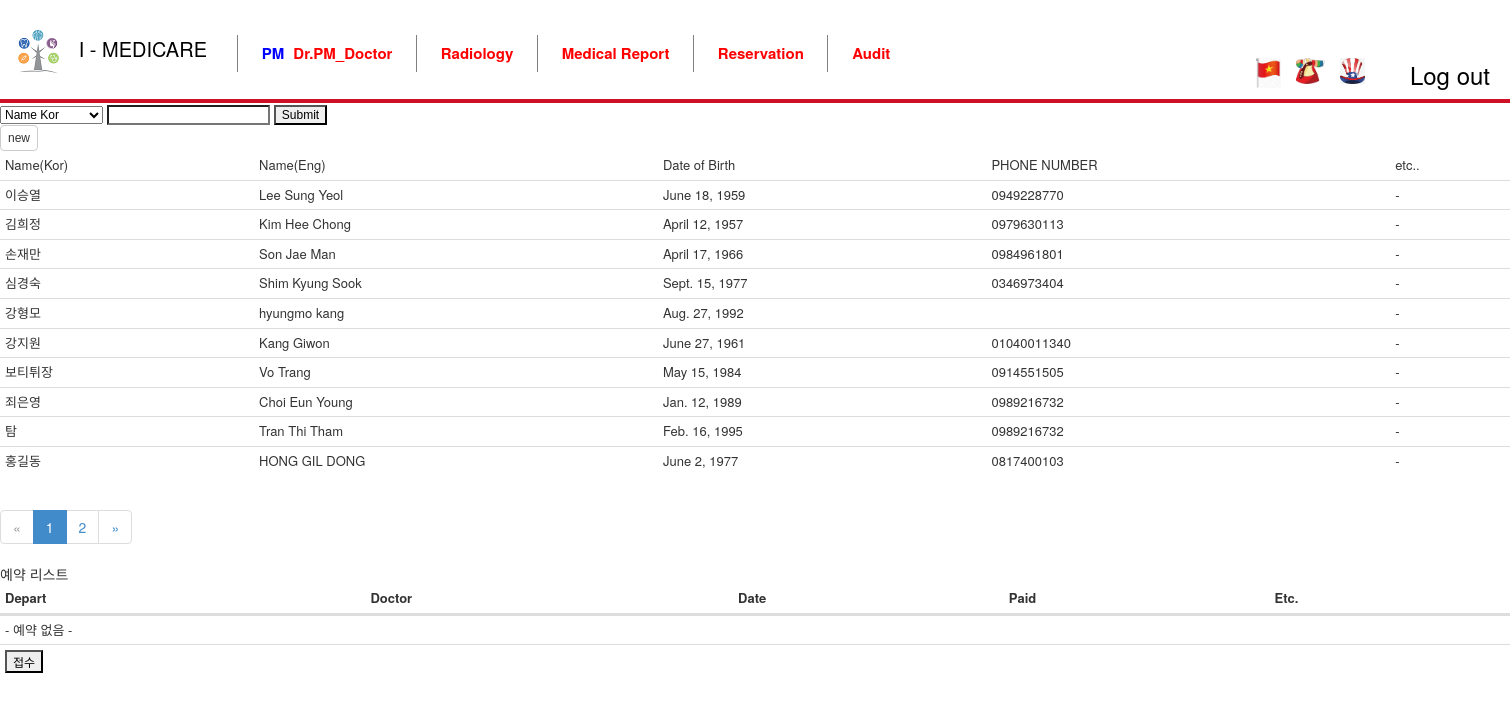
The page /receptionist/search (signed in) on the database as committed earlier.
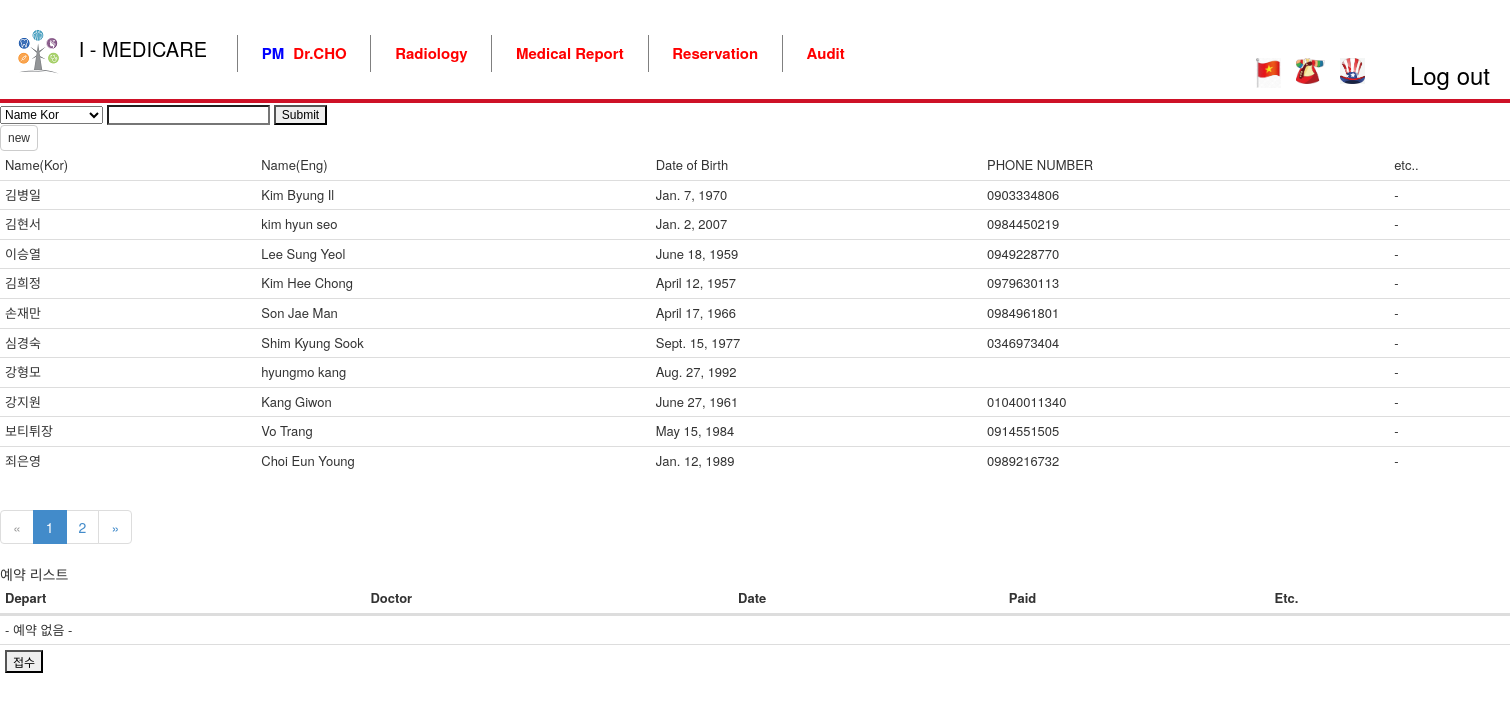
The same page on the database as committed later.
### Account/models.py (models this page shows, shortened)
class User(AbstractBaseUser,PermissionsMixin):
    user_role_choices=(('ADMIN',_('Admin')),
            ('DOCTOR', _('Doctor')),
            ('RECEPTIONIST', _('Receptionist')),
            ('DENTREC',_('Receptionist for Dental')),
            ('PHARMACY', _('Pharmacy')),
            ('LABORATORY',_('Laboratory')),
            ('RADIATION', _('Radiation')),)
    email = models.CharField(
        verbose_name = _('email'),
        max_length = 64,
        unique = True,
        )
    is_active = models.BooleanField(
        default = True,
        verbose_name=_('is active'),
        )
    is_superuser = models.BooleanField(
        default=False,
        verbose_name=_('is superuser'),
        )
    is_staff = models.BooleanField(default=False)
    user_role = models.CharField(max_length=30, choices=user_role_choices, default='ADMIN')
    objects = UserManager()
    USERNAME_FIELD = _('email')
    def is_doctor(self):
        return str(self.user_role) == 'DOCTOR'
    def is_receptionist(self):
        return str(self.user_role) == 'RECEPTIONIST'

### Doctor/models.py (models this page shows, shortened)
class Doctor(models.Model):
    name_kor = models.CharField(
        max_length = 64,
        )
    name_eng = models.CharField(
        max_length = 64,
        )
    name_short = models.CharField(
        max_length = 64,
        )
    depart = models.ForeignKey(
        to = Depart,
        on_delete= models.DO_NOTHING,
        null=True,
        )
    user = models.OneToOneField(
        to = User,
        on_delete = models.CASCADE,
        )

class Depart(models.Model):
    name = models.CharField(
        max_length = 64,
        verbose_name=_('Name'),
        )

### Patient/models.py (models this page shows, shortened)
class Patient(models.Model):
    name_kor = models.CharField(
        max_length = 64,
        )
    name_eng = models.CharField(
        max_length = 64,
        )
    phone = models.CharField(
        max_length = 64,
        )
    gender = models.CharField(
        max_length = 8,
        )
    date_of_birth = models.DateField(
        blank=True,
        )
    date_registered = models.DateTimeField(
        auto_now_add=True,
        )
    address = models.CharField(
        max_length = 256,
        null=True,
        )
    past_id = models.CharField(
        null = True,
        default = None,
        max_length = 32,
        )

### Receptionist/views.py (the view)
# urls.py: path('search',views.search,name='search'),
def search(request):
    search_form = SearchPatientForm()
    page_context = 10 # 페이지 컨텐츠 갯수
    if 'search' in request.POST:
        search_form = SearchPatientForm(data = request.POST)
        if search_form.is_valid():
            category = search_form.cleaned_data['select']
            string = search_form.cleaned_data['search_input']
            kwargs = {
                    '{0}__{1}'.format(category, 'icontains'): string,
                }
            datas = Patient.objects.filter(**kwargs ).order_by("-id")
    else:
        datas = Patient.objects.all().order_by("-id")
    page = request.GET.get('page',1)
    paginator = Paginator(datas, page_context)
    try:
        paging_data = paginator.page(page)
    except PageNotAnInteger:
        paging_data = paginator.page(1)
    except EmptyPage:
        paging_data = paginator.page(paginator.num_pages)
    return render(request,
    'Receptionist/search.html',
            {
                'search': search_form,
                'datas':paging_data,
            },
        )

### Receptionist/forms.py
class SearchPatientForm(forms.Form):
    SEARCH_SEL = (
        ('name_kor',_('Name Kor')),
        ('name_eng',_('Name Eng')),
        ('date_of_birth',_('Date of Birth')),
        ('phone',_('Phone Number')),
        )
    filter = forms.ChoiceField(
        widget=forms.Select,
        choices=SEARCH_SEL,
        )
    search_input = forms.CharField(
        )

### Receptionist/templates/Receptionist/search.html (shortened to what this page needs)
﻿{% extends "app/layout.html" %}
{% load staticfiles %}
{% block content %}
<form id="signup" class="form-horizontal" method="post" action="{% url 'Receptionist:reception_search' %}" enctype="multipart/form-data">
    <div class="search">
        <div>
            {{ search.filter }}
            {{ search.search_input }}
            <input type="submit" name="search" />
        </div>
        <div class="button">
            <a href="{% url 'Receptionist:reception' %}"><input type="button" value="new" class="btn btn-default" /></a>
        </div>
        <table class="table">
            <thead class="table-primary">
                <tr>
                    <td cols="col">Name(Kor)</td>
                    <td cols="col">Name(Eng)</td>
                    <td cols="col">Date of Birth</td>
                    <td cols="col">PHONE NUMBER</td>
                    <td cols="col">etc..</td>
                </tr>
            </thead>
            <tbody>
                {% for data in datas %}
                <tr style="cursor:pointer;" id="" onclick="check_reservation({{ data.id }})">
                    <td>{{data.name_kor}}</td>
                    <td>{{data.name_eng}}</td>
                    <td>{{data.date_of_birth}}</td>
                    <td>{{data.phone}}</td>
                    <td>-</td>
                </tr>
                {% endfor %}
            </tbody>
        </table>
        {% if datas.has_other_pages %}
        <ul class = "pagination">
        {% if datas.has_previous %}
          <li><a href="?page={{ datas.previous_page_number }}">&laquo;</a></li>
        {% else %}
          <li class = "disabled"><span>&laquo;</span></li>
        {% endif %}
        {% for i in datas.paginator.page_range %}
          {% if datas.number == i %}
            <li class="active"><span>{{ i }} <span class="sr-only">(current)</span></span></li>
          {% else %}
            <li><a href="?page={{ i }}">{{ i }}</a></li>
          {% endif %}
        {% endfor %}
        {% if datas.has_next %}
            <li><a href="?page={{ datas.next_page_number }}">&raquo;</a></li>
        {% else %}
            <li class="disabled"><span>&raquo;</span></li>
        {%endif %}
        </ul>
    {%endif%}
    </div>
    <div>
        예약 리스트
        <table class="table" id="reservation_table">
            <thead>
                <tr>
                    <th>Depart</th>
                    <th>Doctor</th>
                    <th>Date</th>
                    <th>Paid</th>
                    <th>Etc.</th>
                </tr>
            </thead>
            <tbody>
            {% if reservations  %}
                {% for reserve in reservations %}
                    <tr style="cursor:pointer;" onclick="reception_reserve({{ reserve.id }})">
                        <td></td>
                        <td></td>
                        <td></td>
                        <td></td>
                        <td>-</td>
                    </tr>
                {% endfor %}
            {% else %}
                <tr>
                    <td colspan="5"> - 예약 없음 - </td>
                </tr>
            {% endif %}
                <tr>
                    <td colspan="5"><input type="submit" value="접수" /></td>
                </tr>
            </tbody>
        </table>
    </div>
</form>
    {% endblock %}

### app/templates/app/layout.html (shortened to what the changed rows need)
﻿<!DOCTYPE html>
{% load i18n %}
<html >
<head>
    {% load staticfiles %}
    <link rel="stylesheet" type="text/css" href="{% static 'app/content/bootstrap.min.css' %}" />
    <link rel="stylesheet" type="text/css" href="{% static 'css/wrapper.css' %}" />
    <link rel="stylesheet" href="http://code.jquery.com/ui/1.8.18/themes/base/jquery-ui.css" type="text/css" />
    <link rel="stylesheet" type="text/css" href="https://cdn.jsdelivr.net/npm/daterangepicker/daterangepicker.css" />
</head>
<body>
    <div class="navbar navbar-inverse navbar-fixed-top" style=" margin:0px; position:inherit; background:rgb(255, 255, 255); border-bottom:4px solid rgba(206, 17, 39, 1);border-color:rgba(206, 17, 39, 1);">
        <div class="">
            <div class="navbar-collapse collapse top_menu" >
                <ul class="nav menu_contents_ul" style="display:inline-block">
                    {% with url_name=request.resolver_match.url_name %}
                    {% if user.is_receptionist %}
                        <li {% if url_name == 'reception_index' %}class="active"{% endif %}><a href="{% url 'Receptionist:reception_index' %}" >{{ _('Registration') }}</a></li>
                        <li {% if url_name == 'storage_page' %}class="active"{% endif %}><a href="{% url 'Receptionist:storage_page'%}">{{ _('Payment') }}</a></li>
                        <li {% if url_name == 'reservation' %}class="active"{% endif %}><a href="{% url 'Receptionist:reservation'%}">{{ _('Reservation') }}</a></li>
                    {% elif user.is_doctor %}
                        <li {% if url_name == 'index' %}class="active"{% endif %}><a href="{% url 'Doctor:index'%}">
                            <span style="margin-right:5px;color:blue;">{{ user.doctor.depart.name }} </span> Dr.{{user.doctor.name_short }}</a>
                        </li>
                        <li {% if url_name == 'radiation_index' %}class="active"{% endif %}><a href="{% url 'Radiation:radiation_index'%}">{{ _('Radiology') }}</a></li>
                        <li {% if url_name == 'report' %}class="active"{% endif %}><a href="{% url 'Doctor:report'%}">{{ _('Medical Report') }}</a></li>
                        <li {% if url_name == 'reservation' %}class="active"{% endif %}><a href="{% url 'Receptionist:reservation'%}">{{ _('Reservation') }}</a></li>
                        <li {% if url_name == 'audit' %}class="active"{% endif %}><a href="{% url 'Doctor:audit'%}">{{ _('Audit') }}</a></li>
                    {% elif user.is_pharmacy %}
                        <li {% if url_name == 'pharmacy_index' %}class="active"{% endif %}><a href="{% url 'Pharmacy:pharmacy_index'%}">{{ _('Pharmacy') }}</a></li>
                    {% elif user.is_laboratory %}
                        <li {% if url_name == 'laboratory_index' %}class="active"{% endif %}><a href="{% url 'Laboratory:laboratory_index'%}">{{ _('Laboratory') }}</a></li>
                    {% elif user.is_radiation %}
                        <li {% if url_name == 'radiation_index' %}class="active"{% endif %}><a href="{% url 'Radiation:radiation_index'%}">{{ _('Radiology') }}</a></li>
                    {% elif user.is_admin %}
                        <li><a href="#REVENUE_TOTAL">REVENUE TOTAL</a></li>
                        <!--<li><a href="#DOCTOR_PROFIT">DOCTORS PROFIT</a></li>
                        <li><a href="#MEDICINE_TOTAL">MEDICINE</a></li>-->
                    {% endif %}
                    {% endwith %}
                </ul>
            </div>
        </div>
    </div>
    <div class="body-content">
{% block content %}{% endblock %}
    </div>
</body>
</html>

Rows that differ between the two databases and show on the page:
no longer on this page (row unchanged): Patient: name_kor "탐", name_eng "Tran Thi Tham", date_of_birth "Feb. 16, 1995", phone "0989216732"
no longer on this page (row unchanged): Patient: name_kor "홍길동", name_eng "HONG GIL DONG", date_of_birth "June 2, 1977", phone "0817400103"
changed User "PM": doctor.name_short "PM_Doctor" → "CHO"
added Patient: name_kor "김병일", name_eng "Kim Byung Il", date_of_birth "Jan. 7, 1970", phone "0903334806"
added Patient: name_kor "김현서", name_eng "kim hyun seo", date_of_birth "Jan. 2, 2007", phone "0984450219"
